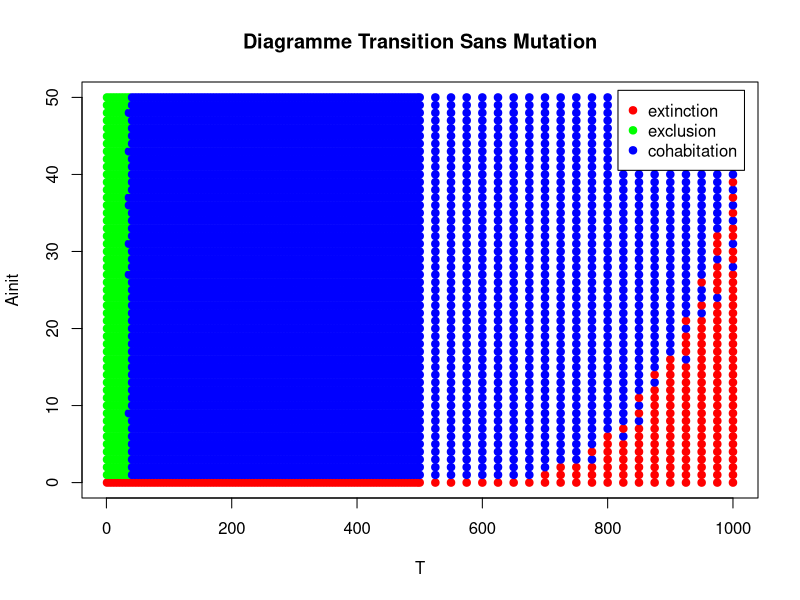
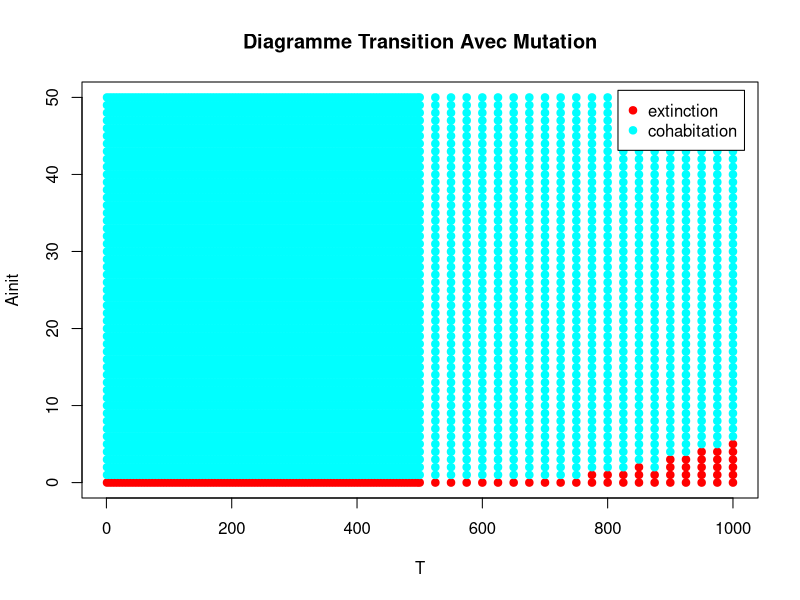

Write the R code that produced these figures, in order. (Note: this script raises an error after producing the figures.)
rm(list=ls())

d=read.table("VF.txt",col.names=c("T","Ainit","Etat"),header=T)

etat <- factor(d$"Etat")
mescouleurs <- rainbow(length(levels(etat)))
plot(d$"T", d$"Ainit", pch = 19, col = mescouleurs[etat], main="Diagramme Transition Sans Mutation",xlab="T",ylab="Ainit")
legend("topright", inset = 0.02, pch = 19, legend = c("extinction","exclusion","cohabitation"), col = mescouleurs)

#_ _ _ _ _ _ _


dmut=read.table("VFmut.txt",col.names=c("T","Ainit","Etat"),header=T)

etat <- factor(dmut$"Etat")
mescouleurs <- rainbow(length(levels(etat)))
plot(dmut$"T", dmut$"Ainit", pch = 19, col = mescouleurs[etat], main="Diagramme Transition Avec Mutation",xlab="T",ylab="Ainit")
legend("topright", inset = 0.02, pch = 19, legend = c("extinction","cohabitation"), col = mescouleurs)


dess=read.table("Essai.txt",col.names=c("T","Ainit","D","Etat"),header=T)

etat <- factor(dess$"Etat")
mescouleurs <- rainbow(length(levels(etat)))
points3D(dess$"T", dess$"Ainit", dess$"D", pch = 19, col = mescouleurs[etat], main="Diagramme Transition Avec Mutation",xlab="T",ylab="Ainit")
legend("topright", inset = 0.02, pch = 19, legend = levels(etat), col = mescouleurs)
